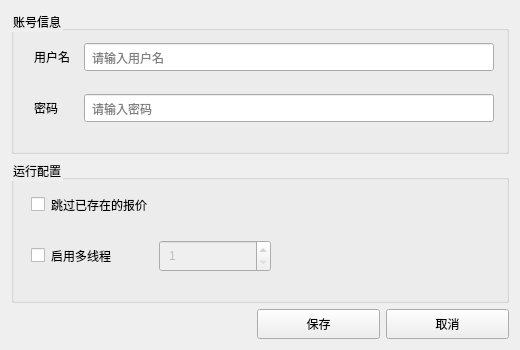
<?xml version="1.0" encoding="UTF-8"?>
<ui version="4.0">
 <class>common</class>
 <widget class="QWidget" name="common">
  <property name="windowModality">
   <enum>Qt::NonModal</enum>
  </property>
  <property name="geometry">
   <rect>
    <x>0</x>
    <y>0</y>
    <width>520</width>
    <height>350</height>
   </rect>
  </property>
  <property name="sizePolicy">
   <sizepolicy hsizetype="Preferred" vsizetype="Preferred">
    <horstretch>0</horstretch>
    <verstretch>0</verstretch>
   </sizepolicy>
  </property>
  <property name="minimumSize">
   <size>
    <width>520</width>
    <height>350</height>
   </size>
  </property>
  <property name="maximumSize">
   <size>
    <width>520</width>
    <height>350</height>
   </size>
  </property>
  <property name="windowTitle">
   <string>常规设置</string>
  </property>
  <property name="autoFillBackground">
   <bool>false</bool>
  </property>
  <property name="styleSheet">
   <string notr="true">* {
    font-size: 16;
    font-family: 'Cascadia Code PL', consolas, '微软雅黑';
    padding: 5px;
}
</string>
  </property>
  <layout class="QVBoxLayout" name="verticalLayout" stretch="2,2,1">
   <item>
    <widget class="QGroupBox" name="account">
     <property name="title">
      <string>账号信息</string>
     </property>
     <layout class="QGridLayout" name="gridLayout">
      <item row="1" column="1">
       <widget class="QLineEdit" name="password">
        <property name="text">
         <string/>
        </property>
        <property name="placeholderText">
         <string>请输入密码</string>
        </property>
       </widget>
      </item>
      <item row="1" column="0">
       <widget class="QLabel" name="label_2">
        <property name="text">
         <string>密码</string>
        </property>
       </widget>
      </item>
      <item row="0" column="1">
       <widget class="QLineEdit" name="username">
        <property name="placeholderText">
         <string>请输入用户名</string>
        </property>
       </widget>
      </item>
      <item row="0" column="0">
       <widget class="QLabel" name="label_1">
        <property name="text">
         <string>用户名</string>
        </property>
       </widget>
      </item>
     </layout>
    </widget>
   </item>
   <item>
    <widget class="QGroupBox" name="settings">
     <property name="title">
      <string>运行配置</string>
     </property>
     <layout class="QGridLayout" name="gridLayout_2" columnstretch="1,1,2">
      <item row="0" column="0">
       <widget class="QCheckBox" name="skip_existing">
        <property name="text">
         <string>跳过已存在的报价</string>
        </property>
       </widget>
      </item>
      <item row="2" column="1">
       <widget class="QSpinBox" name="max_workers">
        <property name="enabled">
         <bool>false</bool>
        </property>
        <property name="minimum">
         <number>1</number>
        </property>
        <property name="maximum">
         <number>16</number>
        </property>
       </widget>
      </item>
      <item row="2" column="0">
       <widget class="QCheckBox" name="enable_multi_thread">
        <property name="text">
         <string>启用多线程</string>
        </property>
       </widget>
      </item>
      <item row="2" column="2">
       <spacer name="spacer1">
        <property name="orientation">
         <enum>Qt::Horizontal</enum>
        </property>
        <property name="sizeHint" stdset="0">
         <size>
          <width>40</width>
          <height>20</height>
         </size>
        </property>
       </spacer>
      </item>
     </layout>
    </widget>
   </item>
   <item>
    <layout class="QHBoxLayout" name="btn_group" stretch="2,1,1">
     <item>
      <spacer name="spacer2">
       <property name="orientation">
        <enum>Qt::Horizontal</enum>
       </property>
       <property name="sizeHint" stdset="0">
        <size>
         <width>40</width>
         <height>20</height>
        </size>
       </property>
      </spacer>
     </item>
     <item>
      <widget class="QPushButton" name="btn_save">
       <property name="text">
        <string>保存</string>
       </property>
      </widget>
     </item>
     <item>
      <widget class="QPushButton" name="btn_cancel">
       <property name="text">
        <string>取消</string>
       </property>
      </widget>
     </item>
    </layout>
   </item>
  </layout>
 </widget>
 <tabstops>
  <tabstop>username</tabstop>
  <tabstop>password</tabstop>
  <tabstop>skip_existing</tabstop>
  <tabstop>enable_multi_thread</tabstop>
  <tabstop>max_workers</tabstop>
  <tabstop>btn_save</tabstop>
  <tabstop>btn_cancel</tabstop>
 </tabstops>
 <resources/>
 <connections/>
</ui>
